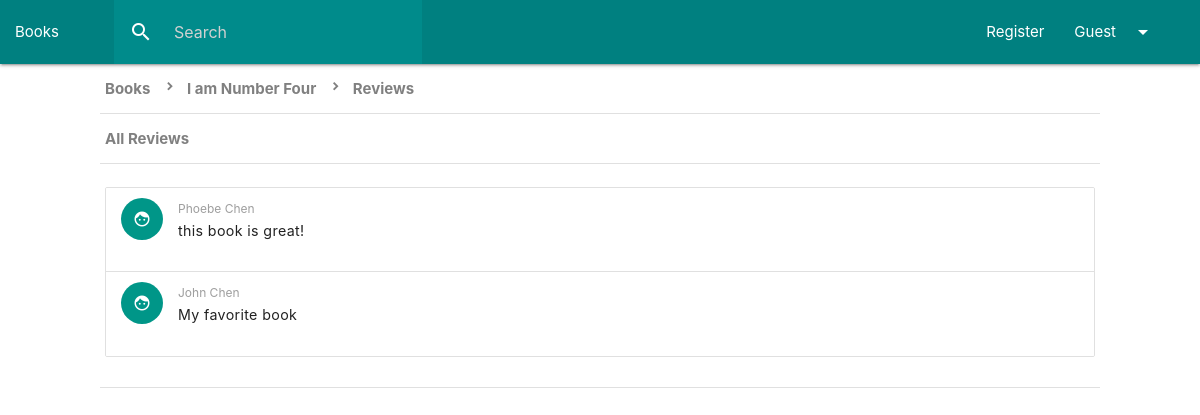
The page /catalog/books/1/review/ (signed in) on the database its author committed.
### catalog/models.py (models this page shows, shortened)
class Book(models.Model):
    title = models.CharField(max_length=200)
    author = models.ForeignKey('Author', on_delete=models.SET_NULL, null = True)
    isbn = models.CharField('ISBN', max_length=13, help_text='13 Character ISBN Number')
    publisher = models.ForeignKey('Publisher', on_delete=models.SET_NULL, null=True, blank = True)
    yearPub = models.DateField(null=True)

class BookReview(models.Model):
	id = models.UUIDField(primary_key=True, default=uuid.uuid4, editable=False)
	book = models.ForeignKey(Book, on_delete=models.CASCADE)
	user = models.ForeignKey(Account, on_delete=models.SET_NULL, null = True)
	text = models.TextField(max_length=1000)

### account/models.py (models this page shows)
class Account(AbstractUser):
    idnum = models.IntegerField(verbose_name='ID Number', unique=True, default=0000)

### account/decorators.py (the view)
    def wrapper(request, *args, **kwargs):
        if 'guest' in request.session:
            return function(request, *args, **kwargs)
        teacher_or_student = Account.objects.filter(pk=request.user.id, groups__name='Teacher/Student').exists()
        if not teacher_or_student:  # if not coach redirect to home page
            return HttpResponseRedirect(reverse('home'))
        else:
            return function(request, *args, **kwargs)

### catalog/templatetags/auth_extras.py (called while the page is built)
@register.filter(name='has_group')
def has_group(user, group_name):
    group = Group.objects.get(name=group_name)
    return True if group in user.groups.all() else False

### catalog/views.py (called while the page is built)
@guest_or_teacher_student_required
def review(request, pk):
    if request.method == 'POST':
        reviewBook(request, pk)
    book= Book.objects.get(id=pk)
    review = BookReview.objects.filter(book=book)
    return render(request, "catalogv2/bookreview.html", {'review': review, 'book': book, "id": book.id})

### catalog/templates/catalogv2/bookreview.html (shortened to what this page needs)
{% extends "catalogv2/main.html"%}
{% load auth_extras %}
{% block content%}
            <table style="margin: auto; max-width: 1000; min-width: 550px;">
                <tr><th>
                    <a  href="{% url 'books' %}" class="breadcrumb">Books</a>
                    <a  href="{% url 'instance' book.id %}" class="breadcrumb">{{book.title}}</a>
                    <a href="" class="breadcrumb">Reviews</a>
                </th></tr>
                        <tr><th>All Reviews</th></tr>
                        <tr><td>
                            <ul class="collection">
                                {% for i in review%}
                                <li class="collection-item avatar">
                                <i class="large material-icons teal circle">face</i>
                                <label>{{i.user.first_name}} {{i.user.last_name}}</label><br>
                                <p>{{i.text}}</p>
                                </li>
                                {% endfor%}
                            </ul>
                        </td></tr>
         </table>
{% endblock%}

### catalog/templates/catalogv2/navbar.html (style rules this page uses)
.breadcrumb, .breadcrumb:last-child, .breadcrumb:before { color:gray; font-size: 1em; font-weight: bold; }
.breadcrumb::before { vertical-align:baseline; line-height: 16px; }
th { color: gray }
* { font-size: 1em; }
p { font-size: 0.95em; letter-spacing: 0.025em; }
table>tbody>tr td, th { border-radius: 0; }
table { border: none !important; }

### rows shown on the page
Book: title "I am Number Four"
BookReview: user.first_name "Phoebe", user.last_name "Chen", text "this book is great!"
BookReview: user.first_name "John", user.last_name "Chen", text "My favorite book"
